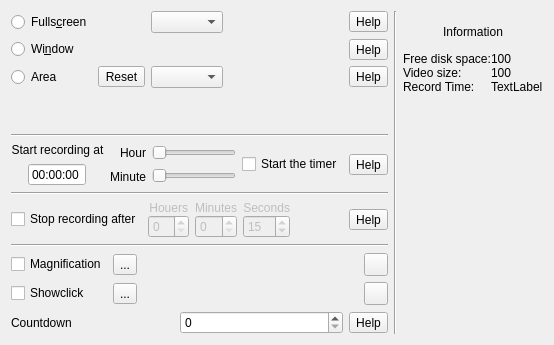
          <widget class="QWidget" name="tabScreen">
           <attribute name="title">
            <string notr="true"/>
           </attribute>
           <layout class="QHBoxLayout" name="horizontalLayout_2">
            <item>
             <layout class="QVBoxLayout" name="verticalLayout_7">
              <item>
               <layout class="QGridLayout" name="gridLayout_3">
                <item row="2" column="2">
                 <widget class="QComboBox" name="comboBoxAreaSize">
                  <property name="sizeAdjustPolicy">
                   <enum>QComboBox::AdjustToContents</enum>
                  </property>
                 </widget>
                </item>
                <item row="1" column="0">
                 <widget class="QRadioButton" name="radioButtonWindow">
                  <property name="text">
                   <string notr="true">Wi&amp;ndow</string>
                  </property>
                 </widget>
                </item>
                <item row="0" column="0">
                 <widget class="QRadioButton" name="radioButtonFullscreen">
                  <property name="text">
                   <string notr="true">Fulls&amp;creen</string>
                  </property>
                 </widget>
                </item>
                <item row="0" column="4">
                 <widget class="QToolButton" name="toolButtonHelpFullscreen">
                  <property name="text">
                   <string>Help</string>
                  </property>
                 </widget>
                </item>
                <item row="2" column="4">
                 <widget class="QToolButton" name="toolButtonHelpArea">
                  <property name="text">
                   <string>Help</string>
                  </property>
                 </widget>
                </item>
                <item row="2" column="0">
                 <widget class="QRadioButton" name="radioButtonArea">
                  <property name="text">
                   <string>Area</string>
                  </property>
                 </widget>
                </item>
                <item row="2" column="1">
                 <widget class="QToolButton" name="toolButtonAreaReset">
                  <property name="toolTip">
                   <string>Reset</string>
                  </property>
                  <property name="text">
                   <string notr="true">Reset</string>
                  </property>
                 </widget>
                </item>
                <item row="0" column="2">
                 <widget class="QComboBox" name="comboBoxScreen">
                  <property name="sizePolicy">
                   <sizepolicy hsizetype="Minimum" vsizetype="Fixed">
                    <horstretch>0</horstretch>
                    <verstretch>0</verstretch>
                   </sizepolicy>
                  </property>
                 </widget>
                </item>
                <item row="1" column="4">
                 <widget class="QToolButton" name="toolButtonHelpWindow">
                  <property name="text">
                   <string>Help</string>
                  </property>
                 </widget>
                </item>
                <item row="0" column="3">
                 <spacer name="horizontalSpacer">
                  <property name="orientation">
                   <enum>Qt::Horizontal</enum>
                  </property>
                  <property name="sizeHint" stdset="0">
                   <size>
                    <width>40</width>
                    <height>20</height>
                   </size>
                  </property>
                 </spacer>
                </item>
               </layout>
              </item>
              <item>
               <spacer name="verticalSpacer_8">
                <property name="orientation">
                 <enum>Qt::Vertical</enum>
                </property>
                <property name="sizeHint" stdset="0">
                 <size>
                  <width>20</width>
                  <height>40</height>
                 </size>
                </property>
               </spacer>
              </item>
              <item>
               <widget class="Line" name="line_11">
                <property name="orientation">
                 <enum>Qt::Horizontal</enum>
                </property>
               </widget>
              </item>
              <item>
               <layout class="QHBoxLayout" name="horizontalLayout_29">
                <item>
                 <widget class="QFrame" name="frameStartTime">
                  <property name="enabled">
                   <bool>true</bool>
                  </property>
                  <property name="frameShape">
                   <enum>QFrame::NoFrame</enum>
                  </property>
                  <property name="frameShadow">
                   <enum>QFrame::Raised</enum>
                  </property>
                  <layout class="QHBoxLayout" name="horizontalLayout_24">
                   <property name="spacing">
                    <number>6</number>
                   </property>
                   <property name="leftMargin">
                    <number>0</number>
                   </property>
                   <property name="topMargin">
                    <number>0</number>
                   </property>
                   <property name="rightMargin">
                    <number>0</number>
                   </property>
                   <property name="bottomMargin">
                    <number>0</number>
                   </property>
                   <item>
                    <layout class="QVBoxLayout" name="verticalLayout_22">
                     <item>
                      <widget class="QLabel" name="label_19">
                       <property name="text">
                        <string>Start recording at</string>
                       </property>
                       <property name="alignment">
                        <set>Qt::AlignCenter</set>
                       </property>
                       <property name="wordWrap">
                        <bool>false</bool>
                       </property>
                      </widget>
                     </item>
                     <item alignment="Qt::AlignHCenter">
                      <widget class="QTimeEdit" name="timeEditStartTime">
                       <property name="enabled">
                        <bool>true</bool>
                       </property>
                       <property name="alignment">
                        <set>Qt::AlignRight|Qt::AlignTrailing|Qt::AlignVCenter</set>
                       </property>
                       <property name="readOnly">
                        <bool>true</bool>
                       </property>
                       <property name="buttonSymbols">
                        <enum>QAbstractSpinBox::NoButtons</enum>
                       </property>
                      </widget>
                     </item>
                    </layout>
                   </item>
                   <item>
                    <layout class="QVBoxLayout" name="verticalLayout_18">
                     <item alignment="Qt::AlignRight">
                      <widget class="QLabel" name="labelHour">
                       <property name="text">
                        <string>Hour</string>
                       </property>
                      </widget>
                     </item>
                     <item alignment="Qt::AlignRight">
                      <widget class="QLabel" name="labelMinute">
                       <property name="midLineWidth">
                        <number>8</number>
                       </property>
                       <property name="text">
                        <string>Minute</string>
                       </property>
                       <property name="alignment">
                        <set>Qt::AlignRight|Qt::AlignTrailing|Qt::AlignVCenter</set>
                       </property>
                      </widget>
                     </item>
                    </layout>
                   </item>
                   <item>
                    <layout class="QVBoxLayout" name="verticalLayout_14">
                     <item>
                      <widget class="QSlider" name="SliderHouer">
                       <property name="enabled">
                        <bool>true</bool>
                       </property>
                       <property name="minimumSize">
                        <size>
                         <width>50</width>
                         <height>0</height>
                        </size>
                       </property>
                       <property name="maximum">
                        <number>23</number>
                       </property>
                       <property name="orientation">
                        <enum>Qt::Horizontal</enum>
                       </property>
                       <property name="tickPosition">
                        <enum>QSlider::NoTicks</enum>
                       </property>
                      </widget>
                     </item>
                     <item>
                      <widget class="QSlider" name="SliderMinute">
                       <property name="enabled">
                        <bool>true</bool>
                       </property>
                       <property name="maximum">
                        <number>59</number>
                       </property>
                       <property name="pageStep">
                        <number>20</number>
                       </property>
                       <property name="orientation">
                        <enum>Qt::Horizontal</enum>
                       </property>
                       <property name="tickPosition">
                        <enum>QSlider::NoTicks</enum>
                       </property>
                      </widget>
                     </item>
                    </layout>
                   </item>
                   <item>
                    <widget class="QCheckBox" name="checkBoxStartTime">
                     <property name="text">
                      <string>Start the timer</string>
                     </property>
                    </widget>
                   </item>
                  </layout>
                 </widget>
                </item>
                <item>
                 <widget class="QToolButton" name="toolButtonHelpStartTime">
                  <property name="toolTip">
                   <string notr="true"/>
                  </property>
                  <property name="text">
                   <string notr="true">Help</string>
                  </property>
                 </widget>
                </item>
               </layout>
              </item>
              <item>
               <widget class="Line" name="line_8">
                <property name="orientation">
                 <enum>Qt::Horizontal</enum>
                </property>
               </widget>
              </item>
              <item>
               <layout class="QHBoxLayout" name="horizontalLayout_19">
                <item>
                 <widget class="QCheckBox" name="checkBoxStopRecordingAfter">
                  <property name="enabled">
                   <bool>true</bool>
                  </property>
                  <property name="text">
                   <string>Stop recording after</string>
                  </property>
                 </widget>
                </item>
                <item>
                 <widget class="QFrame" name="frameStopRecordingAfter">
                  <property name="enabled">
                   <bool>false</bool>
                  </property>
                  <property name="frameShape">
                   <enum>QFrame::NoFrame</enum>
                  </property>
                  <property name="frameShadow">
                   <enum>QFrame::Raised</enum>
                  </property>
                  <layout class="QHBoxLayout" name="horizontalLayout_16">
                   <property name="spacing">
                    <number>6</number>
                   </property>
                   <property name="leftMargin">
                    <number>0</number>
                   </property>
                   <property name="topMargin">
                    <number>0</number>
                   </property>
                   <property name="rightMargin">
                    <number>0</number>
                   </property>
                   <property name="bottomMargin">
                    <number>0</number>
                   </property>
                   <item>
                    <layout class="QVBoxLayout" name="verticalLayout_9">
                     <property name="spacing">
                      <number>0</number>
                     </property>
                     <item alignment="Qt::AlignHCenter">
                      <widget class="QLabel" name="label_7">
                       <property name="text">
                        <string>Houers</string>
                       </property>
                       <property name="alignment">
                        <set>Qt::AlignRight|Qt::AlignTrailing|Qt::AlignVCenter</set>
                       </property>
                      </widget>
                     </item>
                     <item>
                      <widget class="QSpinBox" name="spinBoxStopRecordingAfterHouers"/>
                     </item>
                    </layout>
                   </item>
                   <item>
                    <layout class="QVBoxLayout" name="verticalLayout_13">
                     <property name="spacing">
                      <number>0</number>
                     </property>
                     <item>
                      <widget class="QLabel" name="label_8">
                       <property name="text">
                        <string>Minutes</string>
                       </property>
                       <property name="alignment">
                        <set>Qt::AlignRight|Qt::AlignTrailing|Qt::AlignVCenter</set>
                       </property>
                      </widget>
                     </item>
                     <item>
                      <widget class="QSpinBox" name="spinBoxStopRecordingAfterMinutes"/>
                     </item>
                    </layout>
                   </item>
                   <item>
                    <layout class="QVBoxLayout" name="verticalLayout_19">
                     <property name="spacing">
                      <number>0</number>
                     </property>
                     <item>
                      <widget class="QLabel" name="label_9">
                       <property name="text">
                        <string>Seconds</string>
                       </property>
                       <property name="alignment">
                        <set>Qt::AlignRight|Qt::AlignTrailing|Qt::AlignVCenter</set>
                       </property>
                      </widget>
                     </item>
                     <item>
                      <widget class="QSpinBox" name="spinBoxStopRecordingAfterSeconds">
                       <property name="value">
                        <number>15</number>
                       </property>
                      </widget>
                     </item>
                    </layout>
                   </item>
                  </layout>
                 </widget>
                </item>
                <item>
                 <spacer name="horizontalSpacer_19">
                  <property name="orientation">
                   <enum>Qt::Horizontal</enum>
                  </property>
                  <property name="sizeHint" stdset="0">
                   <size>
                    <width>40</width>
                    <height>20</height>
                   </size>
                  </property>
                 </spacer>
                </item>
                <item>
                 <widget class="QToolButton" name="toolButtonHelpStopRecordingAfter">
                  <property name="toolTip">
                   <string notr="true"/>
                  </property>
                  <property name="text">
                   <string notr="true">Help</string>
                  </property>
                 </widget>
                </item>
               </layout>
              </item>
              <item>
               <widget class="Line" name="line_10">
                <property name="orientation">
                 <enum>Qt::Horizontal</enum>
                </property>
               </widget>
              </item>
              <item>
               <layout class="QGridLayout" name="gridLayout_7">
                <item row="0" column="3">
                 <widget class="QToolButton" name="toolButton_2">
                  <property name="text">
                   <string/>
                  </property>
                 </widget>
                </item>
                <item row="0" column="0">
                 <widget class="QCheckBox" name="checkBox">
                  <property name="text">
                   <string>Magnification</string>
                  </property>
                 </widget>
                </item>
                <item row="0" column="1">
                 <widget class="QToolButton" name="toolButton_4">
                  <property name="text">
                   <string>...</string>
                  </property>
                 </widget>
                </item>
                <item row="1" column="3">
                 <widget class="QToolButton" name="toolButton_3">
                  <property name="text">
                   <string/>
                  </property>
                 </widget>
                </item>
                <item row="1" column="0">
                 <widget class="QCheckBox" name="checkBox_2">
                  <property name="text">
                   <string>Showclick</string>
                  </property>
                 </widget>
                </item>
                <item row="1" column="1">
                 <widget class="QToolButton" name="toolButton_5">
                  <property name="text">
                   <string>...</string>
                  </property>
                 </widget>
                </item>
                <item row="0" column="2">
                 <spacer name="horizontalSpacer_20">
                  <property name="orientation">
                   <enum>Qt::Horizontal</enum>
                  </property>
                  <property name="sizeHint" stdset="0">
                   <size>
                    <width>40</width>
                    <height>20</height>
                   </size>
                  </property>
                 </spacer>
                </item>
               </layout>
              </item>
              <item>
               <layout class="QHBoxLayout" name="horizontalLayout_30">
                <item>
                 <widget class="QLabel" name="labelCountdown">
                  <property name="text">
                   <string>Countdown</string>
                  </property>
                  <property name="alignment">
                   <set>Qt::AlignLeading|Qt::AlignLeft|Qt::AlignVCenter</set>
                  </property>
                 </widget>
                </item>
                <item>
                 <widget class="QSpinBox" name="spinBoxCountDown"/>
                </item>
                <item>
                 <widget class="QToolButton" name="toolButtonHelpCountdown">
                  <property name="text">
                   <string>Help</string>
                  </property>
                 </widget>
                </item>
               </layout>
              </item>
             </layout>
            </item>
            <item>
             <widget class="Line" name="line_5">
              <property name="orientation">
               <enum>Qt::Vertical</enum>
              </property>
             </widget>
            </item>
            <item>
             <layout class="QGridLayout" name="gridLayout_6" rowminimumheight="41,0">
              <property name="verticalSpacing">
               <number>0</number>
              </property>
              <item row="1" column="0">
               <layout class="QGridLayout" name="gridLayout_5">
                <item row="0" column="2">
                 <widget class="QLabel" name="label_15">
                  <property name="text">
                   <string>100</string>
                  </property>
                 </widget>
                </item>
                <item row="1" column="1">
                 <widget class="QLabel" name="label_13">
                  <property name="text">
                   <string>Video size:</string>
                  </property>
                 </widget>
                </item>
                <item row="0" column="1">
                 <widget class="QLabel" name="label_12">
                  <property name="text">
                   <string>Free disk space:</string>
                  </property>
                 </widget>
                </item>
                <item row="1" column="2">
                 <widget class="QLabel" name="label_16">
                  <property name="text">
                   <string>100</string>
                  </property>
                 </widget>
                </item>
                <item row="2" column="1">
                 <widget class="QLabel" name="label_14">
                  <property name="text">
                   <string>Record Time:</string>
                  </property>
                 </widget>
                </item>
                <item row="3" column="2">
                 <spacer name="verticalSpacer_4">
                  <property name="orientation">
                   <enum>Qt::Vertical</enum>
                  </property>
                  <property name="sizeHint" stdset="0">
                   <size>
                    <width>20</width>
                    <height>40</height>
                   </size>
                  </property>
                 </spacer>
                </item>
                <item row="2" column="2">
                 <widget class="QLabel" name="label_18">
                  <property name="text">
                   <string>TextLabel</string>
                  </property>
                 </widget>
                </item>
               </layout>
              </item>
              <item row="0" column="0" alignment="Qt::AlignHCenter">
               <widget class="QLabel" name="label_17">
                <property name="text">
                 <string>Information</string>
                </property>
               </widget>
              </item>
             </layout>
            </item>
           </layout>
          </widget>
